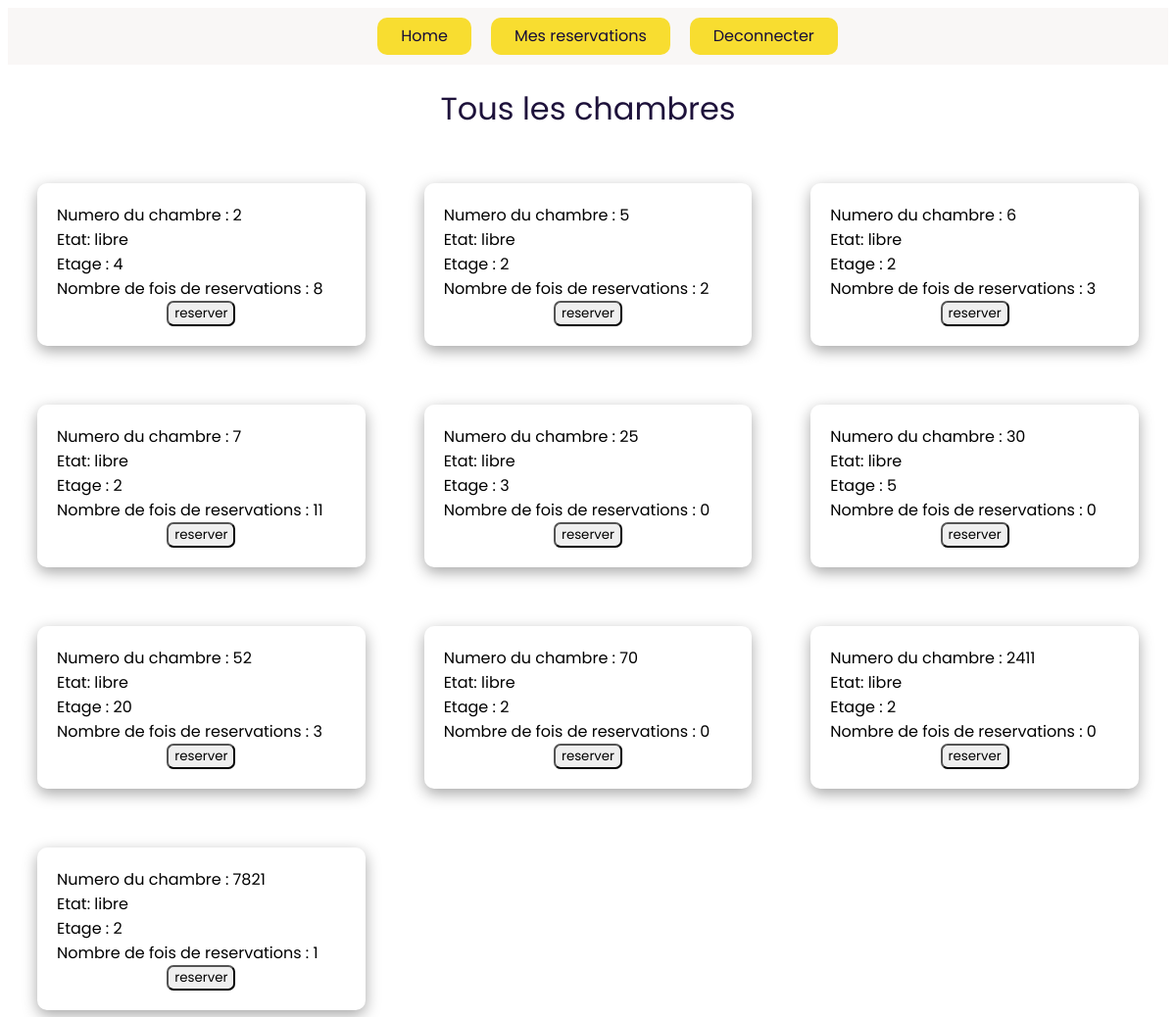
The app's page /client.php (signed in) with its own data.
### tables this page shows
CREATE TABLE IF NOT EXISTS `chambre` (
  `num_chambre` int(11) NOT NULL,
  `etage` int(11) NOT NULL,
  `etat` int(11) DEFAULT 1,
  `nb_reservee` int(11) DEFAULT 0,
  PRIMARY KEY (`num_chambre`)
);

### client.php (the view, shortened to what this page needs)
<?php
$connection = mysqli_connect("localhost",'root','');
mysqli_select_db($connection,'ingbdd');
?>
<html>
    <head>
        <link href="client.css" rel="stylesheet">
    </head>
    <?php
        include_once('./nabar2.php');
    ?>
    <body>
        <h1>Tous les chambres</h1>
        <div id="container">
            <?php
            $chambreQuery = "select * from chambre where etat=1 or etat=2";
            $chambres = mysqli_query($connection,$chambreQuery);
            if(mysqli_num_rows($chambres)>0){
                while($row = mysqli_fetch_array($chambres)){
            ?>
                <div class="chambre">
                    <form method="post" action="reservePage.php">
                        <div>Numero du chambre : <?php echo $row["num_chambre"];?></div>
                        <?php if($row["etat"]==1) : ?>
                            <div class="element"> Etat: <span class="etat notEdit">libre</span></div>
                        <?php elseif($row["etat"]==2) : ?>
                            <div class="element">Etat: <span class="notEdit">Allouée</span></div>
                        <?php else : ?>
                            <div class="element">Etat: <span class="notEdit">En rénovation</span></div>
                        <?php endif; ?><div>Etage : <?php echo $row["etage"];?></div>
                        <div>Nombre de fois de reservations : <?php echo  $row["nb_reservee"];?></div>
                        <?php echo "<button type='submit' onclick=Openres('".$row["num_chambre"]."')>";?>reserver</button>
                    </form>
                </div>
                <?php
                }
            }
            ?>
        </div>
    </body>
</html>

### nabar2.php (shortened to what this page needs)
<html>
    <head>
        <link rel="stylesheet" href="navbar.css">
    </head>
    <nav>
        <div class="container">
            <ul>
                <a href="client.php" onclick="setSession();"><li>Home</li></a>
                <a href="reservations.php"><li>Mes reservations</li></a>
                <a href="logeout.php"><li>Deconnecter</li></a>
            </ul>
        </div>
    </nav>
</html>

### client.css (style rules this page uses)
* { font-family: 'Poppins', sans-serif; }
#container { display : grid ; grid-template-columns : 1fr 1fr 1fr ; }
h1 { text-align : center; font-weight : 400; color : rgb(30, 18, 59); }
.chambre { box-shadow: rgba(0, 0, 0, 0.35) 0px 5px 15px; margin : 30px; border-radius: 10px; }
.chambre form { margin : 20px; }
.chambre form button { border-radius: 7px; display : table ; margin : 0 auto ; cursor : pointer; }

### navbar.css (style rules this page uses)
* { font-family: 'Poppins', sans-serif; }
nav { background-color:rgba(164, 147, 125, 0.071); position : relative ; top : 0 ; }
nav ul { display : flex ; justify-content : center; }
nav ul li { margin : 10px; list-style-type : none; background-color : #f8dd30; color : rgb(22, 13, 56); padding : 0.4rem 1.5rem; border-radius: 10px; }
nav ul a { text-decoration : none; }

### records on screen
chambre: num_chambre "2", shows "Etat:", etat "libre", etage "4", nb_reservee "8"
chambre: num_chambre "5", shows "Etat:", etat "libre", etage "2", nb_reservee "2"
chambre: num_chambre "6", shows "Etat:", etat "libre", etage "2", nb_reservee "3"
chambre: num_chambre "7", shows "Etat:", etat "libre", etage "2", nb_reservee "11"
chambre: num_chambre "25", shows "Etat:", etat "libre", etage "3", nb_reservee "0"
chambre: num_chambre "30", shows "Etat:", etat "libre", etage "5", nb_reservee "0"
chambre: num_chambre "52", shows "Etat:", etat "libre", etage "20", nb_reservee "3"
chambre: num_chambre "70", shows "Etat:", etat "libre", etage "2", nb_reservee "0"
chambre: num_chambre "2411", shows "Etat:", etat "libre", etage "2", nb_reservee "0"
chambre: num_chambre "7821", shows "Etat:", etat "libre", etage "2", nb_reservee "1"
